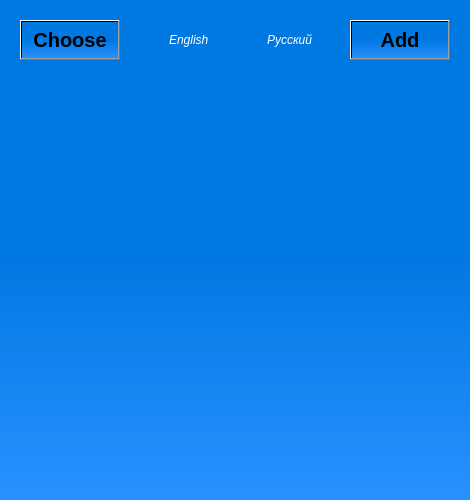
<?xml version="1.0" encoding="UTF-8"?>
<ui version="4.0">
 <class>MainWindow</class>
 <widget class="QMainWindow" name="MainWindow">
  <property name="geometry">
   <rect>
    <x>0</x>
    <y>0</y>
    <width>470</width>
    <height>500</height>
   </rect>
  </property>
  <property name="sizePolicy">
   <sizepolicy hsizetype="Fixed" vsizetype="Fixed">
    <horstretch>0</horstretch>
    <verstretch>0</verstretch>
   </sizepolicy>
  </property>
  <property name="minimumSize">
   <size>
    <width>470</width>
    <height>500</height>
   </size>
  </property>
  <property name="maximumSize">
   <size>
    <width>470</width>
    <height>500</height>
   </size>
  </property>
  <property name="windowTitle">
   <string>MainWindow</string>
  </property>
  <property name="styleSheet">
   <string notr="true">background-color: qlineargradient(spread:pad, x1:0, y1:0, x2:0, y2:1, stop:0 rgba(0, 120, 225, 255), stop:0.5 rgba(0, 120, 225, 255), stop:1 rgba(40, 145, 255, 255));</string>
  </property>
  <widget class="QWidget" name="centralwidget">
   <widget class="QListWidget" name="lessonList">
    <property name="enabled">
     <bool>false</bool>
    </property>
    <property name="geometry">
     <rect>
      <x>10</x>
      <y>80</y>
      <width>451</width>
      <height>421</height>
     </rect>
    </property>
    <property name="font">
     <font>
      <family>Helvetica Neue</family>
      <pointsize>41</pointsize>
      <weight>50</weight>
      <italic>true</italic>
      <bold>false</bold>
     </font>
    </property>
    <property name="styleSheet">
     <string notr="true">QListWidget {background-color: rgba(0, 0, 0, 0); color: rgba(255, 255, 255, 100);}

QListWidget::item
{
    background: rgba(0, 0, 0, 0);
}

QListWidget::item:selected
{
    background: rgba(0, 0, 0, 0);
}</string>
    </property>
    <property name="frameShape">
     <enum>QFrame::NoFrame</enum>
    </property>
    <property name="verticalScrollBarPolicy">
     <enum>Qt::ScrollBarAlwaysOff</enum>
    </property>
    <property name="horizontalScrollBarPolicy">
     <enum>Qt::ScrollBarAlwaysOff</enum>
    </property>
   </widget>
   <widget class="QPushButton" name="chooseButton">
    <property name="geometry">
     <rect>
      <x>20</x>
      <y>20</y>
      <width>100</width>
      <height>40</height>
     </rect>
    </property>
    <property name="font">
     <font>
      <pointsize>15</pointsize>
      <weight>75</weight>
      <bold>true</bold>
     </font>
    </property>
    <property name="styleSheet">
     <string notr="true">QPushButton {background-color: rgba(0, 0, 0, 0); color: rgba(159, 208, 255, 255); border-radius: 20px; border-style: solid; border-color: rgba(159, 208, 255, 255); border-width: 2px;}
QPushButton::hover::!pressed {background-color: rgba(20, 25, 80, 0); color: rgba(255, 255, 255, 255); border-color: rgba(255, 255, 255, 255)}
QPushButton::pressed {background-color: rgba(255, 255, 255, 255)};</string>
    </property>
    <property name="text">
     <string>Choose</string>
    </property>
    <property name="checkable">
     <bool>false</bool>
    </property>
    <property name="checked">
     <bool>false</bool>
    </property>
    <property name="flat">
     <bool>false</bool>
    </property>
   </widget>
   <widget class="QCheckBox" name="tagUS">
    <property name="geometry">
     <rect>
      <x>150</x>
      <y>20</y>
      <width>70</width>
      <height>40</height>
     </rect>
    </property>
    <property name="font">
     <font>
      <italic>true</italic>
     </font>
    </property>
    <property name="styleSheet">
     <string notr="true">background-color: rgba(32, 32, 32, 0); color: rgba(255, 255, 255, 255);</string>
    </property>
    <property name="text">
     <string>English</string>
    </property>
    <property name="iconSize">
     <size>
      <width>16</width>
      <height>16</height>
     </size>
    </property>
    <property name="checked">
     <bool>false</bool>
    </property>
   </widget>
   <widget class="QCheckBox" name="tagRU">
    <property name="geometry">
     <rect>
      <x>248</x>
      <y>20</y>
      <width>80</width>
      <height>40</height>
     </rect>
    </property>
    <property name="font">
     <font>
      <italic>true</italic>
     </font>
    </property>
    <property name="styleSheet">
     <string notr="true">background-color: rgba(32, 32, 32, 0); color: rgba(255, 255, 255, 255);</string>
    </property>
    <property name="text">
     <string>Русский</string>
    </property>
   </widget>
   <widget class="QPushButton" name="addButton">
    <property name="geometry">
     <rect>
      <x>350</x>
      <y>20</y>
      <width>100</width>
      <height>40</height>
     </rect>
    </property>
    <property name="font">
     <font>
      <pointsize>15</pointsize>
      <weight>75</weight>
      <bold>true</bold>
     </font>
    </property>
    <property name="styleSheet">
     <string notr="true">QPushButton {background-color: rgba(0, 0, 0, 0); color: rgba(159, 208, 255, 255); border-radius: 20px; border-style: solid; border-color: rgba(159, 208, 255, 255); border-width: 2px;}
QPushButton::hover::!pressed {background-color: rgba(20, 25, 80, 0); color: rgba(255, 255, 255, 255); border-color: rgba(255, 255, 255, 255)}
QPushButton::pressed {background-color: rgba(255, 255, 255, 255)};</string>
    </property>
    <property name="text">
     <string>Add</string>
    </property>
    <property name="checkable">
     <bool>false</bool>
    </property>
    <property name="checked">
     <bool>false</bool>
    </property>
    <property name="flat">
     <bool>false</bool>
    </property>
   </widget>
  </widget>
 </widget>
 <resources/>
 <connections/>
</ui>
